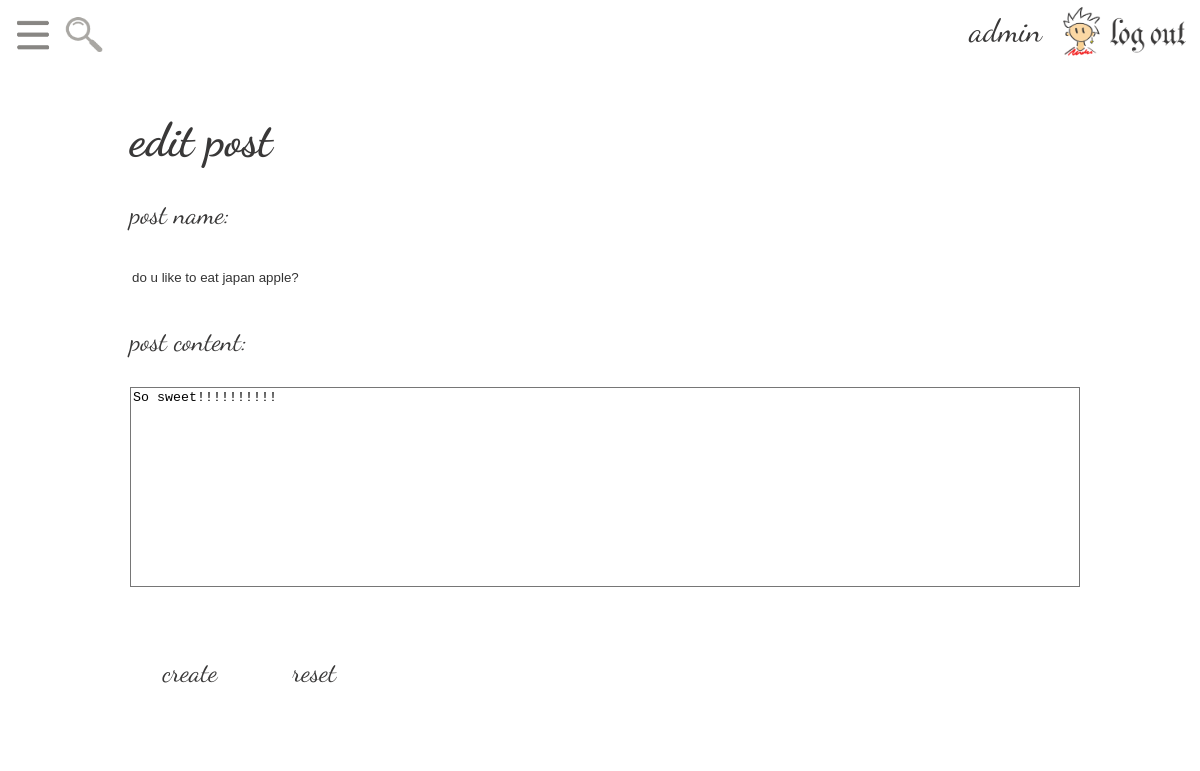
The page /post/edit/83845585f4e84eb3ace26a07cdec041b/ (signed in) on the database its author committed.
### app/models.py (models this page shows, shortened)
class Post(models.Model):
    status = {
        (0, 'Inactive'),
        (1, 'Active')
    }
    post_id = models.UUIDField(primary_key=True, auto_created=True, default=uuid.uuid4, editable=False)
    channel = models.ForeignKey(Channel, on_delete=models.CASCADE)
    created_by = models.ForeignKey(User, on_delete=models.CASCADE)
    post_title = models.CharField(max_length=30)
    post_priority = models.IntegerField(default=50)
    post_content = models.TextField()
    status = models.SmallIntegerField(choices=status, default=1)
    created_at = models.DateTimeField(auto_now_add=True)
    modified_at = models.DateTimeField(auto_now=True)

### app/views.py (the view)
# urls.py: path('post/edit/<str:post_id>/', views.edit_post),
def edit_post(request, post_id):
    if request.method == 'POST':
        post_form = forms.PostForm(request.POST)
        if post_form.is_valid():
            title = post_form.cleaned_data['post_title']
            content = post_form.cleaned_data['post_content']
            post = Post.objects.get(pk=post_id)
            post.post_title = title
            post.post_content = content
            post.save()
            return redirect('view_post', post_id=post_id)
    else:
        post = Post.objects.get(post_id=post_id)
        post_form = forms.PostForm(initial={'post_title': post.post_title, 'post_content': post.post_content})
        return render(request, "edit_post_form.html", locals())

### app/forms.py
class PostForm(forms.Form):
    post_title = forms.CharField(max_length=100)
    post_content = forms.CharField(max_length=2000, widget=forms.Textarea(attrs={'rows': 20, 'cols': 40}))

### templates/edit_post_form.html (shortened to what this page needs)
{% include 'include/nav.html' %}
{% load widget_tweaks %}
<html>
<head>
</head>
<body>
<div class="container">
    <div class="sub_container">
        <form action="" method="POST">
            <h1>edit post</h1>
            <div>
                <label> post name:<br/>
                    {{ post_form.post_title }}
                </label><br/>
            </div>
            <div>
                <label> post content:<br/>
                    {{ post_form.post_content }}
                </label>
            </div>
            <div class="buttonDiv">
                <button type="submit" class="btn btn-info form_button" id="create">create</button>
                <button type="reset" class="btn btn-info form_button" id="reset">reset</button>
            </div>
        </form>
    </div>
</div>
</body>
</html>

### templates/include/nav.html (shortened to what this page needs)
{% load static %}
{% load widget_tweaks %}
<html onclick="backOriginal()">
<head>
    <link rel="stylesheet" type="text/css" href="{% static '/css/stylesheet.css' %}">
</head>
<body>
    <div class="bar">
        <div id="iconAndMenu_div">
            <div id="icon_div">
                <img src="{% static 'images/menubar_icon.png' %}" id="menu_icon" onclick="openMenu()" />
                <img src="{% static 'images/search_icon.png' %}" id="search" onclick="searchOnClick()" />
            </div>
        </div>
        <div id="imgButtonDiv">
            <div style="order: 3;margin-right: 1vw;font-size: 2em; align-self: center;">
                {% if request.user.is_authenticated %}
                {{ request.user.username }}
                {% endif %}
            </div>
            <div id="loginDiv">
                <div id="loginbtnDiv">
                    {% if request.user.is_authenticated %}
                    <a href='/logout/'><img src="{% static 'images/logout_button.png' %}" id="logout"
                            onclick="loginOnClick()" /></a>
                    {% else %}
                    <img src="{% static 'images/login_button.png' %}" id="login" onclick="loginOnClick()" />
                    {% endif %}
                </div>
            </div>
        </div>
    </div>
</body>
</html>

### templates/edit_post_form.html (style rules this page uses)
.container { display: flex; flex-direction: row; justify-content: center; }
.sub_container { display: flex; flex-direction: column; width: 1000px; background-color: rgba(255, 255, 255, 0.4); margin-top: 20px; }
h1, label, #id_post_content, #id_post_title, .buttonDiv { margin: 3%; }
h1 { font-size: 35pt; }
#id_post_title { width: 95%; resize: none; background-color: rgba(255, 255, 255, 0.7); }
#id_post_content { width: 95%; height: 200px; resize: none; background-color: rgba(255, 255, 255, 0.7); }
label { font-size: 20pt; }
.form_button { width: 120px; height: 50px; border: 0px solid transparent; border-radius: 30px; font-family: 'Dancing Script', cursive; font-size: 20pt; align-self: center; text-align: center; background-color: rgba(255, 255, 255, 0.4); color: #393838; }

### rows shown on the page
Post: post_title "do u like to eat japan apple?", post_content "So sweet!!!!!!!!!!"

### other values the page prints
{{ request.user.username }} "admin"
